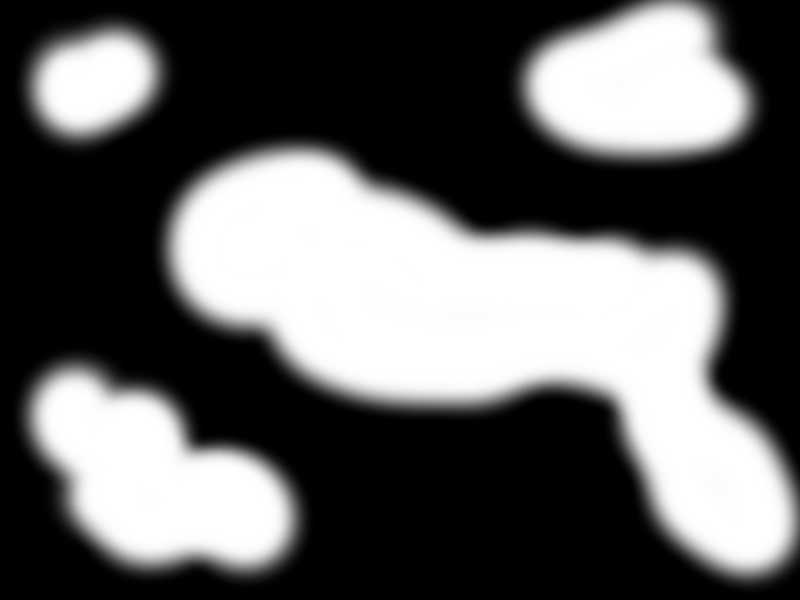
#> input picture opencv/cloud.png, 800 x 600 px
$ python convex_hull.py
#> lines starting #> are read from the running program, lines starting #| are printed output that depends on the picture; after the words box and inside, x2 and y2 are one past the last pixel; in counts of white or black regions, pixels touching at a corner belong together
# coding: utf-8
import cv2
import numpy

cv2.namedWindow('Original')
cv2.namedWindow('Test')

a = cv2.imread('cloud.png')
#> a is the input picture: shape (600, 800, 3); min 0, max 255, mean 97.3

gray = cv2.cvtColor(a, cv2.COLOR_BGR2GRAY)

ret, b = cv2.threshold(gray, 20, 255, cv2.THRESH_BINARY)
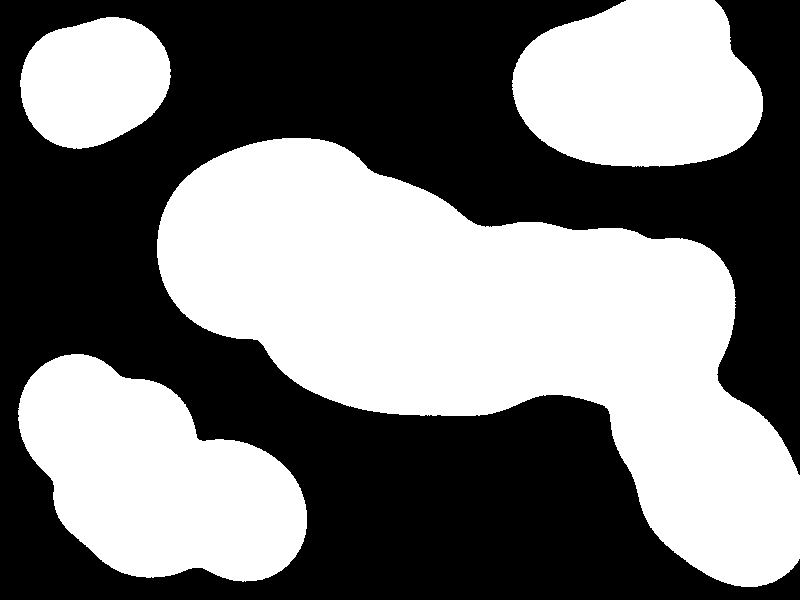
#> b: shape (600, 800); 47.4% white; 4 white regions

cv2.imshow('Test', b)

contornos, jerarquia = cv2.findContours(b, cv2.RETR_EXTERNAL, cv2.CHAIN_APPROX_SIMPLE)
#> contornos = 4 contours; box (x1, y1, x2, y2) and area: (157, 138, 800, 587) 135244, (18, 354, 307, 582) 42390, (512, 0, 763, 167) 32869, (20, 17, 171, 149) 15036; jerarquia = [[1, -1, -1, -1], [2, 0, -1, -1], [3, 1, -1, -1], [-1, 2, -1, -1]]

for cnt in contornos:
    hull = cv2.convexHull(cnt)
    lista = numpy.reshape(hull, (1, -1, 2))

    cv2.polylines(a, lista, True, (0, 255, 0), 3)
    center, radius = cv2.minEnclosingCircle(cnt)
    center = tuple(map(int, center))
    radius = int(radius)
    cv2.circle(a, center, radius, (255, 0, 0), 3)
#> this loop made 4 passes
#> (center, radius) on passes 1 to 4: ((162, 467), 159), ((482, 382), 362), ((96, 82), 76), ((637, 91), 126)
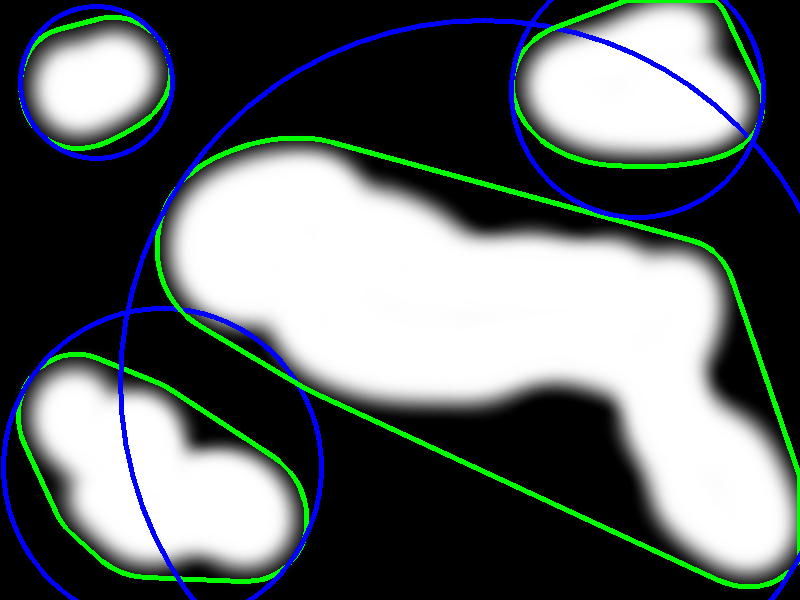
#> a: shape (600, 800, 3); 6.46% of pixels changed, all inside (x1, y1, x2, y2) = (1, 0, 800, 600)

cv2.imshow('Original', a)

while True:
    if cv2.waitKey(1) == 27:
#> (key Esc is pressed here)
        break

$ run again, with opencv/test_blobs.png copied over opencv/cloud.png
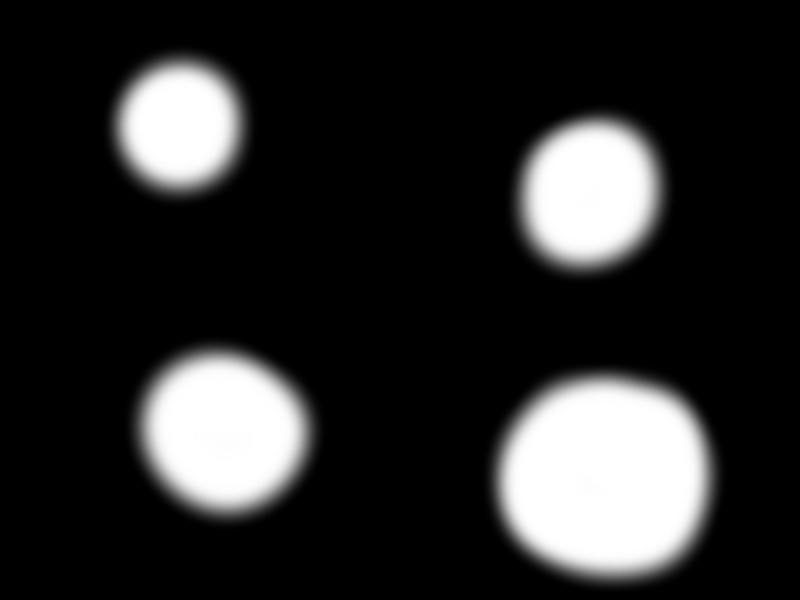
#> input picture opencv/test_blobs.png, 800 x 600 px
#> a is the input picture: shape (600, 800, 3); min 0, max 255, mean 42.8
#> `ret, b = cv2.threshold(gray, 20, 255, cv2.THRESH_BINARY)`:
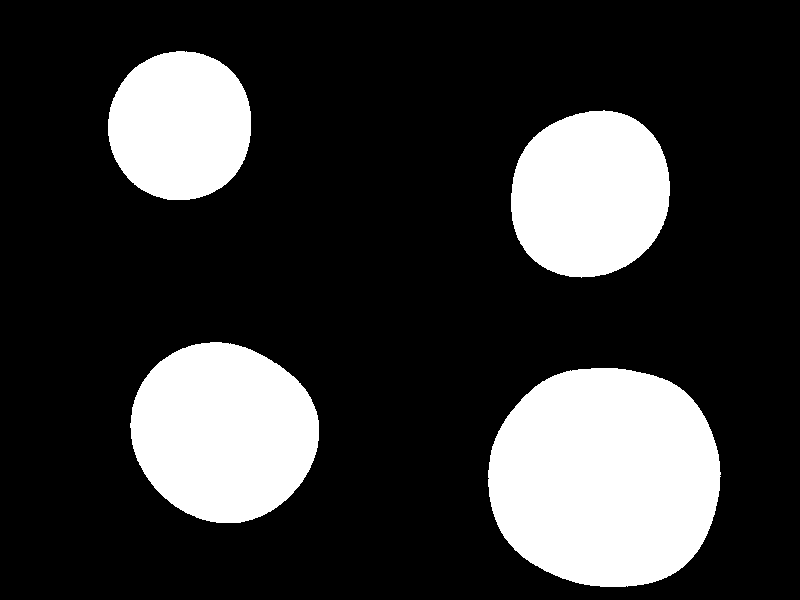
#> b: shape (600, 800); 22% white; 4 white regions
#> contornos = 4 contours; box (x1, y1, x2, y2) and area: (488, 368, 721, 587) 40834, (130, 342, 319, 523) 26104, (511, 110, 670, 278) 20967, (108, 51, 251, 200) 16766; jerarquia = [[1, -1, -1, -1], [2, 0, -1, -1], [3, 1, -1, -1], [-1, 2, -1, -1]]
#> the loop `for cnt in contornos:` made 4 passes
#> (center, radius) on passes 1 to 4: ((605, 478), 117), ((224, 428), 94), ((589, 192), 86), ((180, 125), 74)
#> after the loop `for cnt in contornos:`:
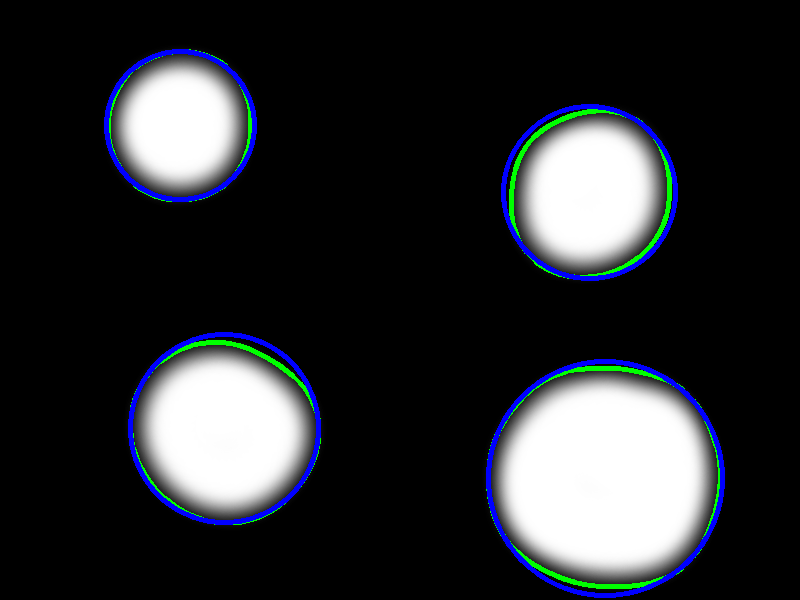
#> a: shape (600, 800, 3); 3.41% of pixels changed, all inside (x1, y1, x2, y2) = (104, 49, 725, 598)
